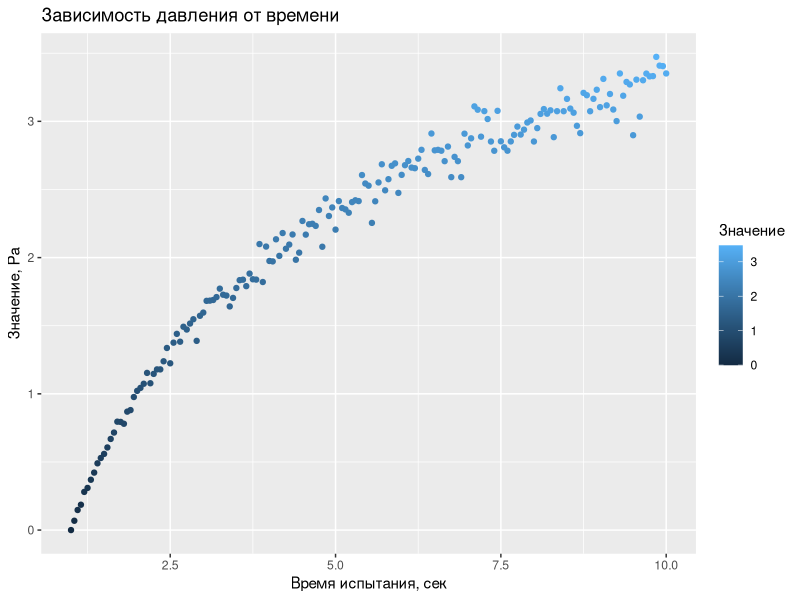
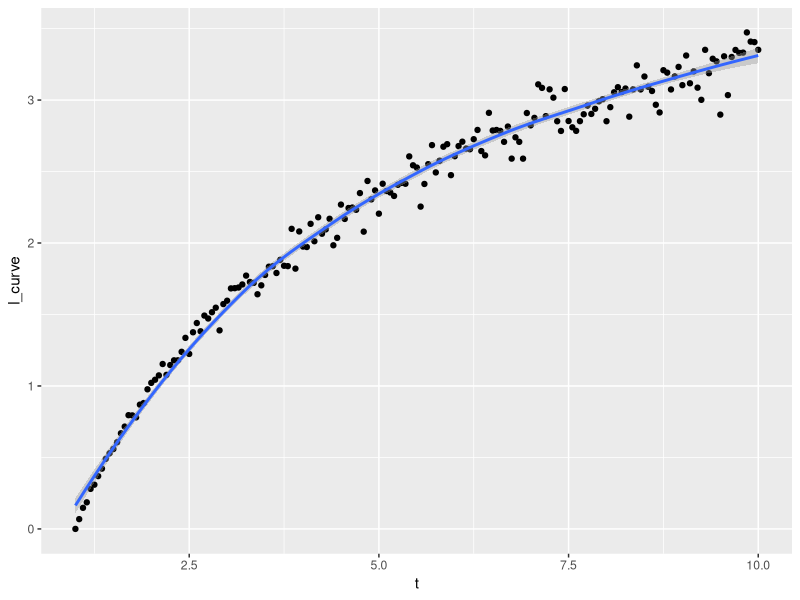
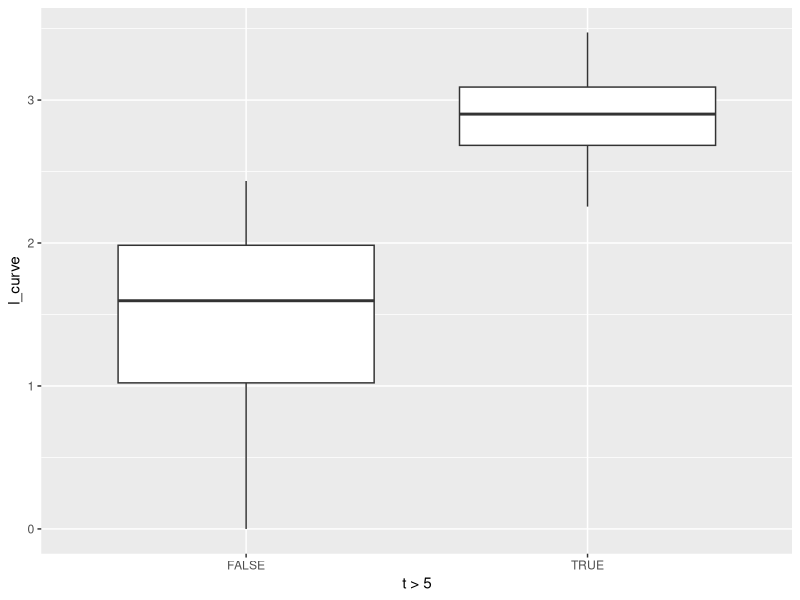

Source code (R) for these figures, in order: (Note: this script raises an error after producing the figures.)
# Обработка данных эксперимента

# загрузка библиотек 
library("ggplot2")  # графики
#setwd("E:/GitHub/R/Curve") # рабочая директория

# чтение исходного файла
d <- read.csv("data.csv")
head(d)
summary(d)

t <- d$t
l <- d$l
l_curve <-  d$l_curve



ggplot(data = d, aes(x = t, y = l_curve, color = l_curve))  + stat_identity() + 
  xlab("Время испытания, сек") +
  ylab("Значение, Ра") +
  scale_color_continuous("Значение") +
  ggtitle("Зависимость давления от времени") 

ggplot(data = d, aes(x = t, y = l_curve))  + 
  geom_point() + 
  geom_smooth(se = TRUE)
#  geom_hline(yintercept = 0) +
#  stat_qq(aes(sample = .stdresid)) +
#  geom_errorbar(aes(ymin = lower, ymax = upper), width = 0.2)

ggplot(data = d, aes(x = t > 5, y = l_curve))  + 
  geom_boxplot() 


tgc <- summarySE(d, measurevar="l_curve")
# se - standard error of the mean

ggplot(data = d, aes(x=t, y=l_curve)) + 
  geom_errorbar(aes(ymin=l_curve-tgc$se, ymax=l_curve+tgc$se), width=.1) +
  geom_smooth(se = TRUE)  +
#  geom_line()  +
  geom_point()


# http://www.cookbook-r.com/Manipulating_data/Summarizing_data/
## Summarizes data.
## Gives count, mean, standard deviation, standard error of the mean, and confidence interval (default 95%).
##   data: a data frame.
##   measurevar: the name of a column that contains the variable to be summariezed
##   groupvars: a vector containing names of columns that contain grouping variables
##   na.rm: a boolean that indicates whether to ignore NA's
##   conf.interval: the percent range of the confidence interval (default is 95%)
summarySE <- function(data=NULL, measurevar, groupvars=NULL, na.rm=FALSE,
                      conf.interval=.95, .drop=TRUE) {
  library(plyr)
  
  # New version of length which can handle NA's: if na.rm==T, don't count them
  length2 <- function (x, na.rm=FALSE) {
    if (na.rm) sum(!is.na(x))
    else       length(x)
  }
  
  # This does the summary. For each group's data frame, return a vector with
  # N, mean, and sd
  datac <- ddply(data, groupvars, .drop=.drop,
                 .fun = function(xx, col) {
                   c(N    = length2(xx[[col]], na.rm=na.rm),
                     mean = mean   (xx[[col]], na.rm=na.rm),
                     sd   = sd     (xx[[col]], na.rm=na.rm)
                   )
                 },
                 measurevar
  )
  
  # Rename the "mean" column    
  datac <- rename(datac, c("mean" = measurevar))
  
  datac$se <- datac$sd / sqrt(datac$N)  # Calculate standard error of the mean
  
  # Confidence interval multiplier for standard error
  # Calculate t-statistic for confidence interval: 
  # e.g., if conf.interval is .95, use .975 (above/below), and use df=N-1
  ciMult <- qt(conf.interval/2 + .5, datac$N-1)
  datac$ci <- datac$se * ciMult
  
  return(datac)
}
